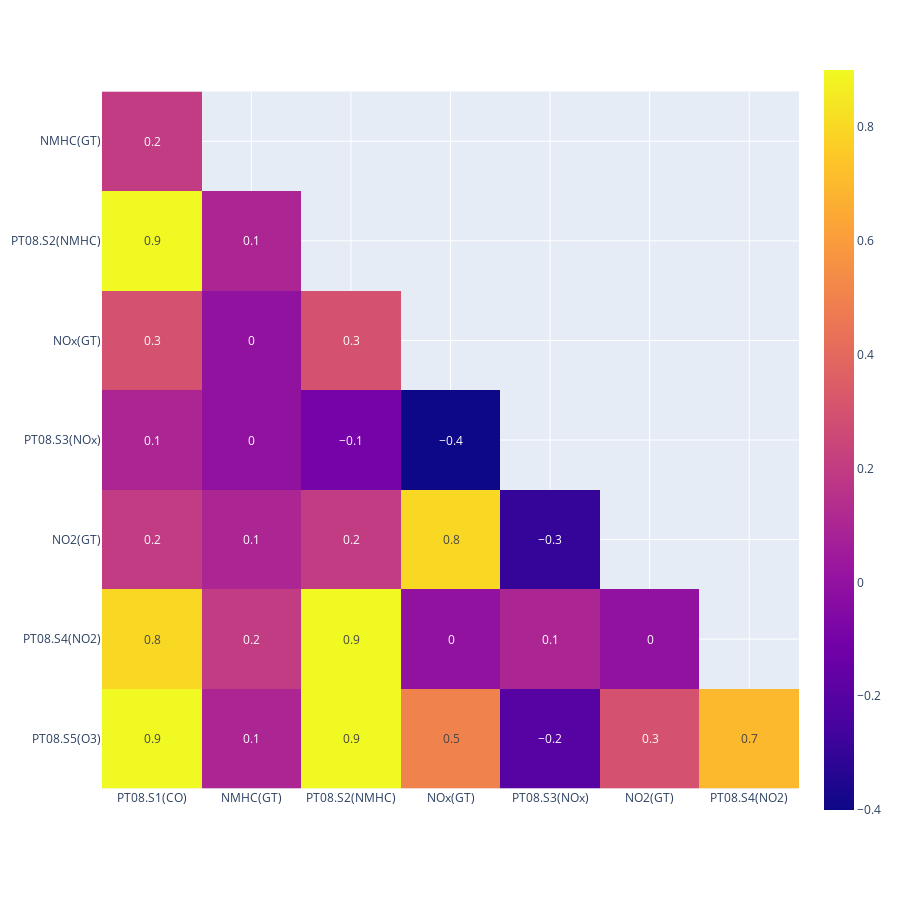

The cell this chart's notebook holds for it:
### Markdown cell above
### 1.Create a Correlation Plot

### Code cell
import pandas as pd
import numpy as np
import plotly.express as px

# Load the Air Quality dataset
df = pd.read_csv('AirQualityUCI.csv', delimiter=';')

# Correlation with explicit numeric_only parameter
df_corr = df.corr(numeric_only=True).round(1)  

# Mask to matrix
mask = np.zeros_like(df_corr, dtype=bool)
mask[np.triu_indices_from(mask)] = True

# Visualization with keyword arguments in dropna
df_corr_viz = df_corr.mask(mask).dropna(how='all', axis=0).dropna(how='all', axis=1)
fig = px.imshow(df_corr_viz, text_auto=True)
fig.update_layout(height=900, width=900)
fig.show()

### Figure 1 — Plotly figure (JSON) as saved in the notebook; plotly's stock layout.template omitted (floating-point values rounded to 4 significant figures)
{"data": [{"coloraxis": "coloraxis", "hovertemplate": "x: %{x}<br>y: %{y}<br>color: %{z}<extra></extra>", "name": "0", "texttemplate": "%{z}", "type": "heatmap", "x": ["PT08.S1(CO)", "NMHC(GT)", "PT08.S2(NMHC)", "NOx(GT)", "PT08.S3(NOx)", "NO2(GT)", "PT08.S4(NO2)"], "xaxis": "x", "y": ["NMHC(GT)", "PT08.S2(NMHC)", "NOx(GT)", "PT08.S3(NOx)", "NO2(GT)", "PT08.S4(NO2)", "PT08.S5(O3)"], "yaxis": "y", "z": [[0.2, null, null, null, null, null, null], [0.9, 0.1, null, null, null, null, null], [0.3, 0, 0.3, null, null, null, null], [0.1, 0, -0.1, -0.4, null, null, null], [0.2, 0.1, 0.2, 0.8, -0.3, null, null], [0.8, 0.2, 0.9, 0, 0.1, 0, null], [0.9, 0.1, 0.9, 0.5, -0.2, 0.3, 0.7]]}], "layout": {"coloraxis": {"colorscale": [[0, "#0d0887"], [0.1111, "#46039f"], [0.2222, "#7201a8"], [0.3333, "#9c179e"], [0.4444, "#bd3786"], [0.5556, "#d8576b"], [0.6667, "#ed7953"], [0.7778, "#fb9f3a"], [0.8889, "#fdca26"], [1, "#f0f921"]]}, "height": 900, "margin": {"t": 60}, "width": 900, "xaxis": {"anchor": "y", "constrain": "domain", "domain": [0, 1], "scaleanchor": "y"}, "yaxis": {"anchor": "x", "autorange": "reversed", "constrain": "domain", "domain": [0, 1]}}}
